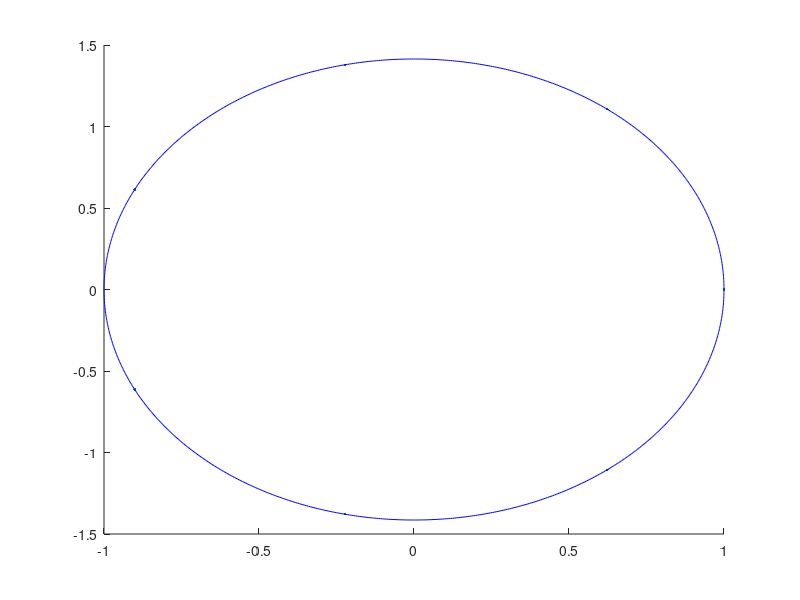

MATLAB code for this plot: (Note: this script raises an error after producing the figure.)
Export=true;
n=1000;
N=[8,12,16,20];
for i=1:length(N)
    t=linspace(0,2*pi,N(i));
    h=t(2)-t(1);
    t=[t,2*pi+t(2)];%provides two equal data points
    x=cos(t)';
    y=sqrt(2)*sin(t)';
    figure
    hold on;
    plot(x,y,'.')
    plot(cos(linspace(0,2*pi,n)),sqrt(2)*sin(linspace(0,2*pi,n)),'b');
    %A *fd2 = B* f
    A=diag(2*h/3*ones(N(i)+1,1))+diag(h/6*ones(N(i),1),1)+diag(h/6*ones(N(i),1),-1);
    B=diag(-2*ones(N(i)+1,1))+diag(ones(N(i),1),1)+diag(ones(N(i),1),-1);
    % Apply periodic conditions
    A(1,:)=0;
    A(end,:)=0;
    A(1,1)=1;
    A(1,end-1)=-1;
    A(end,2)=1;
    A(end,end)=-1;
    B(1,:)=0;
    B(end,:)=0;
    xd2=linsolve(A,B*x);
    yd2=linsolve(A,B*y);

    T=linspace(0,2*pi,n);
    X=zeros(n,1);
    Y=zeros(n,1);
    spline_n=sum(T>=t(1:end-1)',1);
    for j=1:n
        X(j)=spline_el(h,x(spline_n(j)),x(spline_n(j)+1),xd2(spline_n(j)),xd2(spline_n(j)+1),t(spline_n(j)),t(spline_n(j)+1),T(j));
        Y(j)=spline_el(h,y(spline_n(j)),y(spline_n(j)+1),yd2(spline_n(j)),yd2(spline_n(j)+1),t(spline_n(j)),t(spline_n(j)+1),T(j));
    end
    plot(X,Y,'r');
    ax=gca;
    if Export exportgraphics(ax,['CubicSpline/','cubic_spline','_N',num2str(N(i)),'.png']); end
end

function X=spline_el(h,x,x1,xd2,x1d2,t,t1,T)
X=((t1-T)^3)/(6*h)*xd2 + ((T-t)^3)/(6*h)*x1d2 + (t1-T)*(x/h - h/6*xd2)+(T-t)*(x1/h - h/6*x1d2);

end